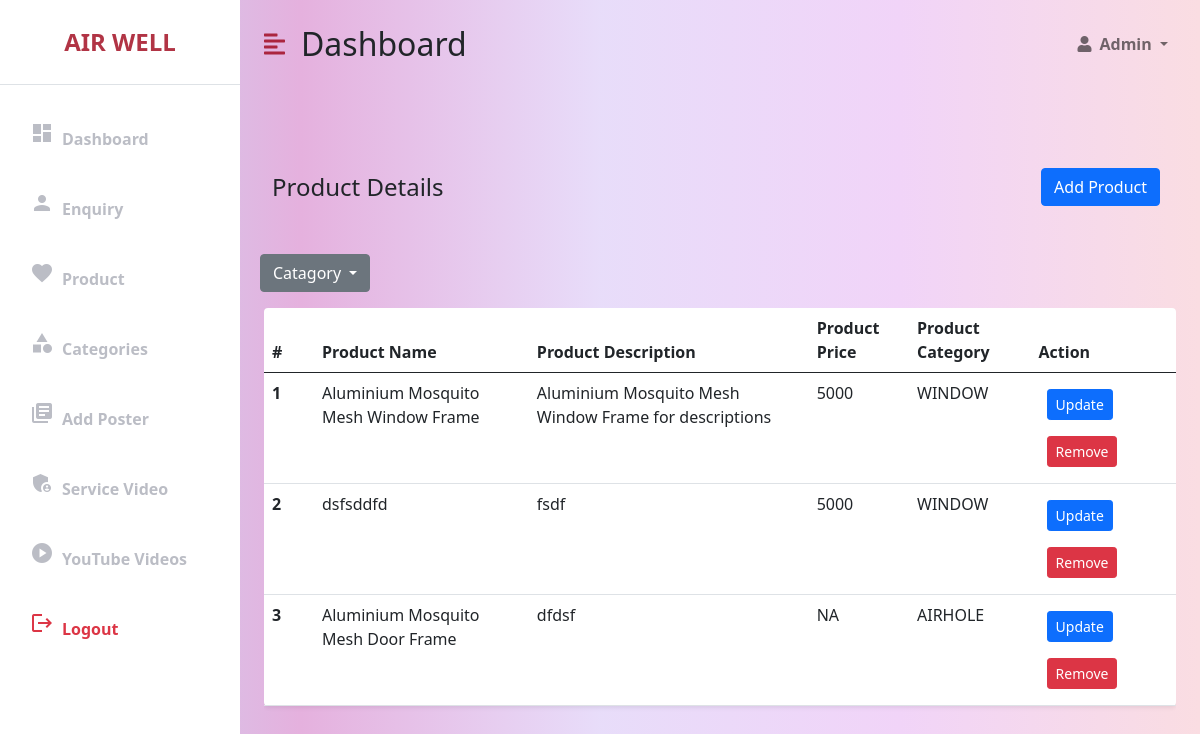
The page /admin_products (signed in) on the database as committed earlier.
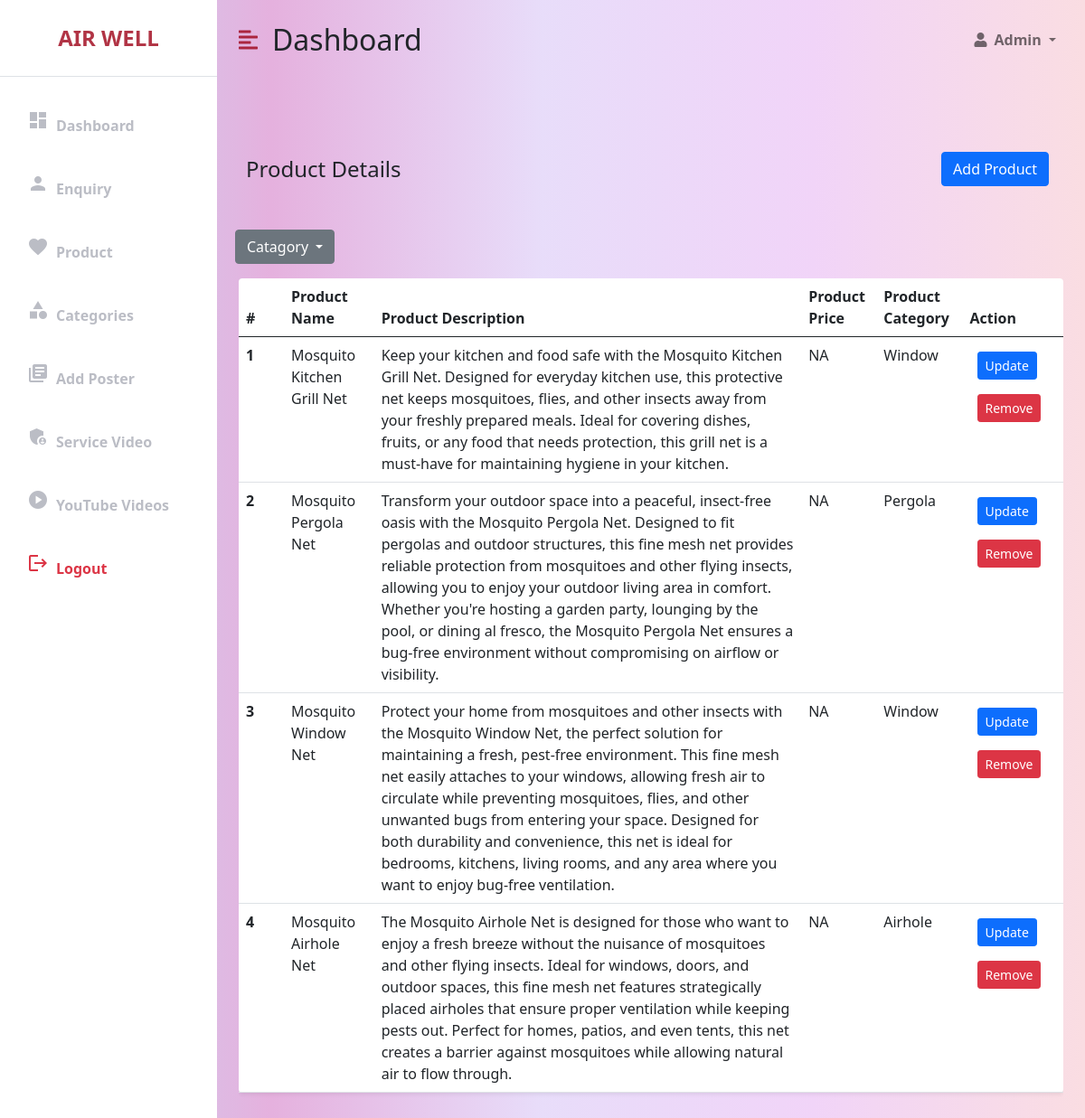
The same page on the database as committed later.
### AirWellApp/models.py (models this page shows, shortened)
class ProductModel(models.Model):
    product_id = models.CharField(max_length=200,primary_key=True)
    product_name = models.CharField(max_length=100)
    product_description = models.TextField()
    product_material = models.CharField(max_length=100)
    product_color = models.CharField(max_length=100)
    product_price = models.CharField(max_length=100)
    product_create_at = models.DateTimeField(auto_now_add=True)
    product_status = models.CharField(max_length=100, default="Active")
    product_category = models.ForeignKey(
        ProductCategoryModel, on_delete=models.CASCADE, null=True)
    class Meta:
        db_table = "product_table"

class ProductCategoryModel(models.Model):
    category_id = models.AutoField(primary_key=True)
    category_name = models.CharField(max_length=100)
    class Meta:
        db_table = "category_table"

### AirWellApp/views.py (the view)
# urls.py: path('admin_products', views.admin_products, name='admin_products'),
@login_required(login_url='/login')
def admin_products(request):
    product_data = {'products': ProductModel.objects.all(
    ), 'categories': ProductCategoryModel.objects.all()}
    if request.method == 'POST':
        if request.POST.get('sort_field') != "all":
            product_data['products'] = ProductModel.objects.filter(
                product_category=ProductCategoryModel.objects.get(category_id=int(request.POST.get('sort_field'))))
    return render(request, 'admin/admin_product.html', product_data)

### templates/admin/admin_product.html (shortened to what the changed rows need)
<!DOCTYPE html>
<html lang="en">
<head>
    <link href="https://cdn.jsdelivr.net/npm/bootstrap@5.0.0-beta3/dist/css/bootstrap.min.css" rel="stylesheet" />
    <link rel="stylesheet" href="https://cdnjs.cloudflare.com/ajax/libs/font-awesome/5.15.3/css/all.min.css" />
</head>
<body>
    <div class="d-flex" id="wrapper">
        <div id="page-content-wrapper">
            <nav class="navbar navbar-expand-lg navbar-light bg-transparent py-4 px-4">
                <div class="d-flex align-items-center">
                    <h2 class="fs-2 m-0">Dashboard</h2>
                </div>
            </nav>
            <div class="container-fluid px-4">
                <div class="row my-5">
                    <div class="col">
                        <div class="table-responsive">
                            <table id="product-table" class="table bg-white rounded shadow-sm table-hover">
                                <thead>
                                    <tr>
                                        <th scope="col" width="50">#</th>
                                        <th scope="col">Product Name</th>
                                        <th scope="col">Product Description</th>
                                        <th scope="col">Product Price</th>
                                        <th scope="col">Product Category</th>
                                        <th scope="col">Action</th>
                                    </tr>
                                </thead>
                                <tbody>
                                    {% for data in products %}
                                    <tr class="product-row" data-product-id="{{ data.product_id }}" data-category="{{ data.product_category.category_name }}">
                                        <th scope="row">{{ forloop.counter }}</th>
                                        <td>{{ data.product_name }}</td>
                                        <td>{{ data.product_description }}</td>
                                        <td>{{ data.product_price }}</td>
                                        <td>{{ data.product_category.category_name }}</td>
                                        <td>
                                            <a href="{% url 'update_product' data.product_id %}" class="btn btn-primary btn-sm m-2">Update</a>
                                            <button class="btn btn-danger btn-sm m-2 remove-btn">Remove</button>
                                        </td>
                                    </tr>
                                    {% endfor %}
                                </tbody>
                            </table>
                        </div>
                    </div>
                </div>
            </div>
        </div>
    </div>
</body>
</html>

Rows that differ between the two databases and show on the page:
removed ProductModel: product_name "Aluminium Mosquito Mesh Window Frame", product_description "Aluminium Mosquito Mesh Window Frame for descriptions", product_price "5000", product_category.category_name "WINDOW"
removed ProductModel: product_name "dsfsddfd", product_description "fsdf", product_price "5000", product_category.category_name "WINDOW"
removed ProductModel: product_name "Aluminium Mosquito Mesh Door Frame", product_description "dfdsf", product_price "NA", product_category.category_name "AIRHOLE"
added ProductModel: product_name "Mosquito Kitchen Grill Net", product_description "Keep your kitchen and food safe with the Mosquito Kitchen Grill Net. Designed for everyday kitchen use, this protective net keeps mosquitoes, flies, and other insects away from your freshly prepared meals. Ideal for covering dishes, fruits, or any food that needs protection, this grill net is a must-have for maintaining hygiene in your kitchen.", product_price "NA", product_category.category_name "Window"
added ProductModel: product_name "Mosquito Pergola Net", product_description "Transform your outdoor space into a peaceful, insect-free oasis with the Mosquito Pergola Net. Designed to fit pergolas and outdoor structures, this fine mesh net provides reliable protection from mosquitoes and other flying insects, allowing you to enjoy your outdoor living area in comfort. Whether you're hosting a garden party, lounging by the pool, or dining al fresco, the Mosquito Pergola Net ensures a bug-free environment without compromising on airflow or visibility.", product_price "NA", product_category.category_name "Pergola"
added ProductModel: product_name "Mosquito Window Net", product_description "Protect your home from mosquitoes and other insects with the Mosquito Window Net, the perfect solution for maintaining a fresh, pest-free environment. This fine mesh net easily attaches to your windows, allowing fresh air to circulate while preventing mosquitoes, flies, and other unwanted bugs from entering your space. Designed for both durability and convenience, this net is ideal for bedrooms, kitchens, living rooms, and any area where you want to enjoy bug-free ventilation.", product_price "NA", product_category.category_name "Window"
added ProductModel: product_name "Mosquito Airhole Net", product_description "The Mosquito Airhole Net is designed for those who want to enjoy a fresh breeze without the nuisance of mosquitoes and other flying insects. Ideal for windows, doors, and outdoor spaces, this fine mesh net features strategically placed airholes that ensure proper ventilation while keeping pests out. Perfect for homes, patios, and even tents, this net creates a barrier against mosquitoes while allowing natural air to flow through.", product_price "NA", product_category.category_name "Airhole"
